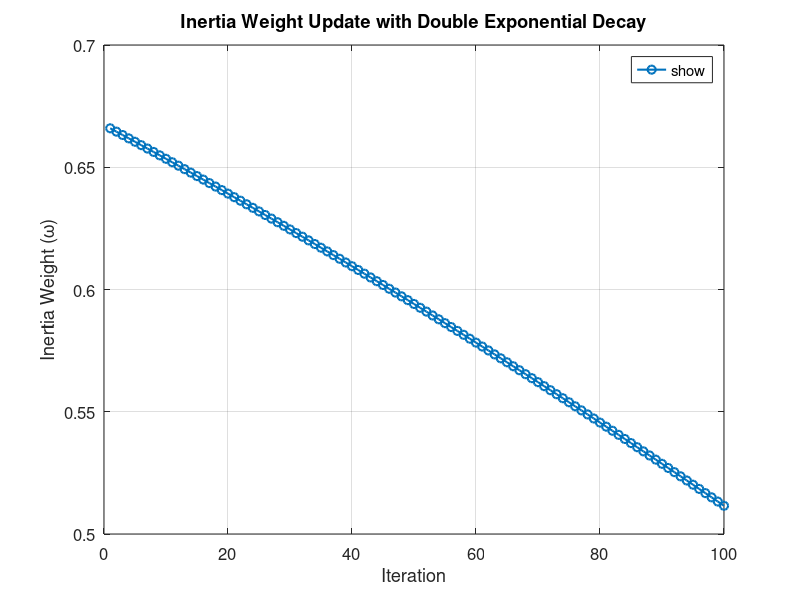

This figure's MATLAB source:
% Parameters
omega_min = 0.4;          % Minimum inertia weight
omega_max = 0.9;          % Maximum inertia weight
V_max = 10;               % Maximum velocity
num_iterations = 100;     % Total number of iterations
V_prev = linspace(0, V_max, num_iterations);  % Linearly increasing velocity (from 0 to V_max)

% Initialize iteration indices
iterations = 1:num_iterations;

% Compute R_i(t) for each iteration (velocity-dependent)
R_i = omega_min + (omega_max - omega_min) .* (1 - abs(V_prev) / V_max);

% Compute inertia weight omega_i(t) using the double-exponential formula
omega_i = exp(-exp(-R_i));

% Plotting the results
figure;
plot(iterations, omega_i, '-o', 'LineWidth', 1.5, 'DisplayName', 'Double Exponential Inertia Weight');
grid on;

% Labels and Title
xlabel('Iteration');
ylabel('Inertia Weight (\omega)');
title('Inertia Weight Update with Double Exponential Decay');
legend('show', 'Location', 'northeast');

% Enhance plot appearance
set(gca, 'FontSize', 12);
